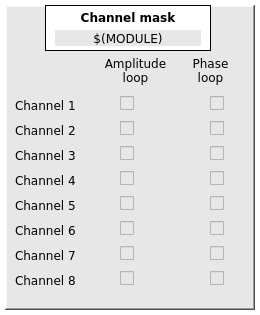
<?xml version="1.0" encoding="UTF-8"?>
<ui version="4.0">
 <class>MainWindow</class>
 <widget class="QMainWindow" name="MainWindow">
  <property name="geometry">
   <rect>
    <x>0</x>
    <y>0</y>
    <width>260</width>
    <height>315</height>
   </rect>
  </property>
  <property name="font">
   <font>
    <family>DejaVu Sans</family>
   </font>
  </property>
  <property name="windowTitle">
   <string>$(MODULE)</string>
  </property>
  <property name="styleSheet">
   <string notr="true">background-color: rgb(255, 255, 255);</string>
  </property>
  <property name="Title" stdset="0">
   <string>$(MODULE)</string>
  </property>
  <widget class="QWidget" name="centralwidget">
   <widget class="caFrame" name="caframe_6">
    <property name="geometry">
     <rect>
      <x>5</x>
      <y>5</y>
      <width>250</width>
      <height>305</height>
     </rect>
    </property>
    <property name="font">
     <font>
      <family>DejaVu Sans</family>
     </font>
    </property>
    <property name="styleSheet">
     <string notr="true">background-color: rgb(231, 231, 231);</string>
    </property>
    <property name="frameShape">
     <enum>QFrame::WinPanel</enum>
    </property>
    <property name="frameShadow">
     <enum>QFrame::Raised</enum>
    </property>
    <property name="lineWidth">
     <number>1</number>
    </property>
    <property name="midLineWidth">
     <number>1</number>
    </property>
    <property name="background">
     <color>
      <red>0</red>
      <green>0</green>
      <blue>0</blue>
     </color>
    </property>
    <property name="backgroundMode">
     <enum>caFrame::Filled</enum>
    </property>
    <widget class="QLabel" name="label_31">
     <property name="geometry">
      <rect>
       <x>40</x>
       <y>0</y>
       <width>166</width>
       <height>46</height>
      </rect>
     </property>
     <property name="font">
      <font>
       <family>DejaVu Sans</family>
       <weight>75</weight>
       <bold>true</bold>
      </font>
     </property>
     <property name="styleSheet">
      <string notr="true">background-color: rgb(255, 255, 255);</string>
     </property>
     <property name="frameShape">
      <enum>QFrame::Box</enum>
     </property>
     <property name="text">
      <string>Channel mask</string>
     </property>
     <property name="alignment">
      <set>Qt::AlignHCenter|Qt::AlignTop</set>
     </property>
    </widget>
    <widget class="caLabel" name="calabel_2">
     <property name="geometry">
      <rect>
       <x>50</x>
       <y>25</y>
       <width>146</width>
       <height>16</height>
      </rect>
     </property>
     <property name="font">
      <font>
       <family>DejaVu Sans</family>
       <pointsize>9</pointsize>
      </font>
     </property>
     <property name="text">
      <string>$(MODULE)</string>
     </property>
     <property name="alignment">
      <set>Qt::AlignCenter</set>
     </property>
     <property name="background">
      <color>
       <red>255</red>
       <green>255</green>
       <blue>255</blue>
      </color>
     </property>
    </widget>
    <widget class="QLabel" name="label_60">
     <property name="geometry">
      <rect>
       <x>10</x>
       <y>90</y>
       <width>80</width>
       <height>20</height>
      </rect>
     </property>
     <property name="font">
      <font>
       <family>DejaVu Sans</family>
       <pointsize>9</pointsize>
      </font>
     </property>
     <property name="text">
      <string>Channel 1</string>
     </property>
     <property name="alignment">
      <set>Qt::AlignLeading|Qt::AlignLeft|Qt::AlignVCenter</set>
     </property>
    </widget>
    <widget class="QLabel" name="label_64">
     <property name="geometry">
      <rect>
       <x>10</x>
       <y>215</y>
       <width>80</width>
       <height>20</height>
      </rect>
     </property>
     <property name="font">
      <font>
       <family>DejaVu Sans</family>
       <pointsize>9</pointsize>
      </font>
     </property>
     <property name="text">
      <string>Channel 6</string>
     </property>
     <property name="alignment">
      <set>Qt::AlignLeading|Qt::AlignLeft|Qt::AlignVCenter</set>
     </property>
    </widget>
    <widget class="QLabel" name="label_58">
     <property name="geometry">
      <rect>
       <x>10</x>
       <y>165</y>
       <width>80</width>
       <height>20</height>
      </rect>
     </property>
     <property name="font">
      <font>
       <family>DejaVu Sans</family>
       <pointsize>9</pointsize>
      </font>
     </property>
     <property name="text">
      <string>Channel 4</string>
     </property>
     <property name="alignment">
      <set>Qt::AlignLeading|Qt::AlignLeft|Qt::AlignVCenter</set>
     </property>
    </widget>
    <widget class="QLabel" name="label_57">
     <property name="geometry">
      <rect>
       <x>10</x>
       <y>140</y>
       <width>80</width>
       <height>20</height>
      </rect>
     </property>
     <property name="font">
      <font>
       <family>DejaVu Sans</family>
       <pointsize>9</pointsize>
      </font>
     </property>
     <property name="text">
      <string>Channel 3</string>
     </property>
     <property name="alignment">
      <set>Qt::AlignLeading|Qt::AlignLeft|Qt::AlignVCenter</set>
     </property>
    </widget>
    <widget class="QLabel" name="label_56">
     <property name="geometry">
      <rect>
       <x>10</x>
       <y>240</y>
       <width>80</width>
       <height>20</height>
      </rect>
     </property>
     <property name="font">
      <font>
       <family>DejaVu Sans</family>
       <pointsize>9</pointsize>
      </font>
     </property>
     <property name="text">
      <string>Channel 7</string>
     </property>
     <property name="alignment">
      <set>Qt::AlignLeading|Qt::AlignLeft|Qt::AlignVCenter</set>
     </property>
    </widget>
    <widget class="QLabel" name="label_61">
     <property name="geometry">
      <rect>
       <x>10</x>
       <y>190</y>
       <width>80</width>
       <height>20</height>
      </rect>
     </property>
     <property name="font">
      <font>
       <family>DejaVu Sans</family>
       <pointsize>9</pointsize>
      </font>
     </property>
     <property name="text">
      <string>Channel 5</string>
     </property>
     <property name="alignment">
      <set>Qt::AlignLeading|Qt::AlignLeft|Qt::AlignVCenter</set>
     </property>
    </widget>
    <widget class="QLabel" name="label_62">
     <property name="geometry">
      <rect>
       <x>10</x>
       <y>265</y>
       <width>80</width>
       <height>20</height>
      </rect>
     </property>
     <property name="font">
      <font>
       <family>DejaVu Sans</family>
       <pointsize>9</pointsize>
      </font>
     </property>
     <property name="text">
      <string>Channel 8</string>
     </property>
     <property name="alignment">
      <set>Qt::AlignLeading|Qt::AlignLeft|Qt::AlignVCenter</set>
     </property>
    </widget>
    <widget class="QLabel" name="label_54">
     <property name="geometry">
      <rect>
       <x>10</x>
       <y>115</y>
       <width>80</width>
       <height>20</height>
      </rect>
     </property>
     <property name="font">
      <font>
       <family>DejaVu Sans</family>
       <pointsize>9</pointsize>
      </font>
     </property>
     <property name="text">
      <string>Channel 2</string>
     </property>
     <property name="alignment">
      <set>Qt::AlignLeading|Qt::AlignLeft|Qt::AlignVCenter</set>
     </property>
    </widget>
    <widget class="QLabel" name="label_68">
     <property name="geometry">
      <rect>
       <x>95</x>
       <y>50</y>
       <width>71</width>
       <height>31</height>
      </rect>
     </property>
     <property name="font">
      <font>
       <family>DejaVu Sans</family>
       <pointsize>9</pointsize>
      </font>
     </property>
     <property name="text">
      <string>Amplitude
loop</string>
     </property>
     <property name="alignment">
      <set>Qt::AlignCenter</set>
     </property>
    </widget>
    <widget class="caLed" name="caled_9">
     <property name="geometry">
      <rect>
       <x>100</x>
       <y>215</y>
       <width>12</width>
       <height>12</height>
      </rect>
     </property>
     <property name="linearGradient">
      <bool>true</bool>
     </property>
     <property name="scaleContents">
      <bool>true</bool>
     </property>
     <property name="channel" stdset="0">
      <string notr="true">$(MODULE):amp_loop:ch6</string>
     </property>
     <property name="falseColor">
      <color>
       <red>225</red>
       <green>120</green>
       <blue>0</blue>
      </color>
     </property>
     <property name="trueColor">
      <color>
       <red>0</red>
       <green>255</green>
       <blue>0</blue>
      </color>
     </property>
     <property name="trueValue">
      <string>true</string>
     </property>
     <property name="falseValue">
      <string>false</string>
     </property>
    </widget>
    <widget class="caLed" name="caled_10">
     <property name="geometry">
      <rect>
       <x>100</x>
       <y>140</y>
       <width>12</width>
       <height>12</height>
      </rect>
     </property>
     <property name="linearGradient">
      <bool>true</bool>
     </property>
     <property name="scaleContents">
      <bool>true</bool>
     </property>
     <property name="channel" stdset="0">
      <string notr="true">$(MODULE):amp_loop:ch3</string>
     </property>
     <property name="falseColor">
      <color>
       <red>225</red>
       <green>120</green>
       <blue>0</blue>
      </color>
     </property>
     <property name="trueColor">
      <color>
       <red>0</red>
       <green>255</green>
       <blue>0</blue>
      </color>
     </property>
     <property name="trueValue">
      <string>true</string>
     </property>
     <property name="falseValue">
      <string>false</string>
     </property>
    </widget>
    <widget class="caLed" name="caled_11">
     <property name="geometry">
      <rect>
       <x>100</x>
       <y>165</y>
       <width>12</width>
       <height>12</height>
      </rect>
     </property>
     <property name="linearGradient">
      <bool>true</bool>
     </property>
     <property name="scaleContents">
      <bool>true</bool>
     </property>
     <property name="channel" stdset="0">
      <string notr="true">$(MODULE):amp_loop:ch4</string>
     </property>
     <property name="falseColor">
      <color>
       <red>225</red>
       <green>120</green>
       <blue>0</blue>
      </color>
     </property>
     <property name="trueColor">
      <color>
       <red>0</red>
       <green>255</green>
       <blue>0</blue>
      </color>
     </property>
     <property name="trueValue">
      <string>true</string>
     </property>
     <property name="falseValue">
      <string>false</string>
     </property>
    </widget>
    <widget class="caLed" name="caled_12">
     <property name="geometry">
      <rect>
       <x>100</x>
       <y>190</y>
       <width>12</width>
       <height>12</height>
      </rect>
     </property>
     <property name="linearGradient">
      <bool>true</bool>
     </property>
     <property name="scaleContents">
      <bool>true</bool>
     </property>
     <property name="channel" stdset="0">
      <string notr="true">$(MODULE):amp_loop:ch5</string>
     </property>
     <property name="falseColor">
      <color>
       <red>225</red>
       <green>120</green>
       <blue>0</blue>
      </color>
     </property>
     <property name="trueColor">
      <color>
       <red>0</red>
       <green>255</green>
       <blue>0</blue>
      </color>
     </property>
     <property name="trueValue">
      <string>true</string>
     </property>
     <property name="falseValue">
      <string>false</string>
     </property>
    </widget>
    <widget class="caLed" name="caled_13">
     <property name="geometry">
      <rect>
       <x>100</x>
       <y>240</y>
       <width>12</width>
       <height>12</height>
      </rect>
     </property>
     <property name="linearGradient">
      <bool>true</bool>
     </property>
     <property name="scaleContents">
      <bool>true</bool>
     </property>
     <property name="channel" stdset="0">
      <string notr="true">$(MODULE):amp_loop:ch7</string>
     </property>
     <property name="falseColor">
      <color>
       <red>225</red>
       <green>120</green>
       <blue>0</blue>
      </color>
     </property>
     <property name="trueColor">
      <color>
       <red>0</red>
       <green>255</green>
       <blue>0</blue>
      </color>
     </property>
     <property name="trueValue">
      <string>true</string>
     </property>
     <property name="falseValue">
      <string>false</string>
     </property>
    </widget>
    <widget class="caLed" name="caled_14">
     <property name="geometry">
      <rect>
       <x>100</x>
       <y>265</y>
       <width>12</width>
       <height>12</height>
      </rect>
     </property>
     <property name="linearGradient">
      <bool>true</bool>
     </property>
     <property name="scaleContents">
      <bool>true</bool>
     </property>
     <property name="channel" stdset="0">
      <string notr="true">$(MODULE):amp_loop:ch8</string>
     </property>
     <property name="falseColor">
      <color>
       <red>225</red>
       <green>120</green>
       <blue>0</blue>
      </color>
     </property>
     <property name="trueColor">
      <color>
       <red>0</red>
       <green>255</green>
       <blue>0</blue>
      </color>
     </property>
     <property name="trueValue">
      <string>true</string>
     </property>
     <property name="falseValue">
      <string>false</string>
     </property>
    </widget>
    <widget class="caLed" name="caled_15">
     <property name="geometry">
      <rect>
       <x>100</x>
       <y>90</y>
       <width>12</width>
       <height>12</height>
      </rect>
     </property>
     <property name="linearGradient">
      <bool>true</bool>
     </property>
     <property name="scaleContents">
      <bool>true</bool>
     </property>
     <property name="channel" stdset="0">
      <string notr="true">$(MODULE):amp_loop:ch1</string>
     </property>
     <property name="falseColor">
      <color>
       <red>225</red>
       <green>120</green>
       <blue>0</blue>
      </color>
     </property>
     <property name="trueColor">
      <color>
       <red>0</red>
       <green>255</green>
       <blue>0</blue>
      </color>
     </property>
     <property name="trueValue">
      <string>true</string>
     </property>
     <property name="falseValue">
      <string>false</string>
     </property>
    </widget>
    <widget class="caLed" name="caled_16">
     <property name="geometry">
      <rect>
       <x>100</x>
       <y>115</y>
       <width>12</width>
       <height>12</height>
      </rect>
     </property>
     <property name="linearGradient">
      <bool>true</bool>
     </property>
     <property name="scaleContents">
      <bool>true</bool>
     </property>
     <property name="channel" stdset="0">
      <string notr="true">$(MODULE):amp_loop:ch2</string>
     </property>
     <property name="falseColor">
      <color>
       <red>225</red>
       <green>120</green>
       <blue>0</blue>
      </color>
     </property>
     <property name="trueColor">
      <color>
       <red>0</red>
       <green>255</green>
       <blue>0</blue>
      </color>
     </property>
     <property name="trueValue">
      <string>true</string>
     </property>
     <property name="falseValue">
      <string>false</string>
     </property>
    </widget>
    <widget class="caToggleButton" name="catogglebutton">
     <property name="geometry">
      <rect>
       <x>115</x>
       <y>90</y>
       <width>16</width>
       <height>16</height>
      </rect>
     </property>
     <property name="font">
      <font>
       <family>DejaVu Sans</family>
       <pointsize>9</pointsize>
      </font>
     </property>
     <property name="channel" stdset="0">
      <string notr="true">$(MODULE):amp_loop:ch1</string>
     </property>
     <property name="trueValue">
      <string>true</string>
     </property>
     <property name="falseValue">
      <string>false</string>
     </property>
    </widget>
    <widget class="caToggleButton" name="catogglebutton_2">
     <property name="geometry">
      <rect>
       <x>115</x>
       <y>115</y>
       <width>16</width>
       <height>16</height>
      </rect>
     </property>
     <property name="font">
      <font>
       <family>DejaVu Sans</family>
       <pointsize>9</pointsize>
      </font>
     </property>
     <property name="channel" stdset="0">
      <string notr="true">$(MODULE):amp_loop:ch2</string>
     </property>
     <property name="trueValue">
      <string>true</string>
     </property>
     <property name="falseValue">
      <string>false</string>
     </property>
    </widget>
    <widget class="caToggleButton" name="catogglebutton_3">
     <property name="geometry">
      <rect>
       <x>115</x>
       <y>165</y>
       <width>16</width>
       <height>16</height>
      </rect>
     </property>
     <property name="font">
      <font>
       <family>DejaVu Sans</family>
       <pointsize>9</pointsize>
      </font>
     </property>
     <property name="channel" stdset="0">
      <string notr="true">$(MODULE):amp_loop:ch4</string>
     </property>
     <property name="trueValue">
      <string>true</string>
     </property>
     <property name="falseValue">
      <string>false</string>
     </property>
    </widget>
    <widget class="caToggleButton" name="catogglebutton_4">
     <property name="geometry">
      <rect>
       <x>115</x>
       <y>140</y>
       <width>16</width>
       <height>16</height>
      </rect>
     </property>
     <property name="font">
      <font>
       <family>DejaVu Sans</family>
       <pointsize>9</pointsize>
      </font>
     </property>
     <property name="channel" stdset="0">
      <string notr="true">$(MODULE):amp_loop:ch3</string>
     </property>
     <property name="trueValue">
      <string>true</string>
     </property>
     <property name="falseValue">
      <string>false</string>
     </property>
    </widget>
    <widget class="caToggleButton" name="catogglebutton_5">
     <property name="geometry">
      <rect>
       <x>115</x>
       <y>240</y>
       <width>16</width>
       <height>16</height>
      </rect>
     </property>
     <property name="font">
      <font>
       <family>DejaVu Sans</family>
       <pointsize>9</pointsize>
      </font>
     </property>
     <property name="channel" stdset="0">
      <string notr="true">$(MODULE):amp_loop:ch7</string>
     </property>
     <property name="trueValue">
      <string>true</string>
     </property>
     <property name="falseValue">
      <string>false</string>
     </property>
    </widget>
    <widget class="caToggleButton" name="catogglebutton_6">
     <property name="geometry">
      <rect>
       <x>115</x>
       <y>265</y>
       <width>16</width>
       <height>16</height>
      </rect>
     </property>
     <property name="font">
      <font>
       <family>DejaVu Sans</family>
       <pointsize>9</pointsize>
      </font>
     </property>
     <property name="channel" stdset="0">
      <string notr="true">$(MODULE):amp_loop:ch8</string>
     </property>
     <property name="trueValue">
      <string>true</string>
     </property>
     <property name="falseValue">
      <string>false</string>
     </property>
    </widget>
    <widget class="caToggleButton" name="catogglebutton_7">
     <property name="geometry">
      <rect>
       <x>115</x>
       <y>190</y>
       <width>16</width>
       <height>16</height>
      </rect>
     </property>
     <property name="font">
      <font>
       <family>DejaVu Sans</family>
       <pointsize>9</pointsize>
      </font>
     </property>
     <property name="channel" stdset="0">
      <string notr="true">$(MODULE):amp_loop:ch5</string>
     </property>
     <property name="trueValue">
      <string>true</string>
     </property>
     <property name="falseValue">
      <string>false</string>
     </property>
    </widget>
    <widget class="caToggleButton" name="catogglebutton_8">
     <property name="geometry">
      <rect>
       <x>115</x>
       <y>215</y>
       <width>16</width>
       <height>16</height>
      </rect>
     </property>
     <property name="font">
      <font>
       <family>DejaVu Sans</family>
       <pointsize>9</pointsize>
      </font>
     </property>
     <property name="channel" stdset="0">
      <string notr="true">$(MODULE):amp_loop:ch6</string>
     </property>
     <property name="trueValue">
      <string>true</string>
     </property>
     <property name="falseValue">
      <string>false</string>
     </property>
    </widget>
    <widget class="QLabel" name="label_69">
     <property name="geometry">
      <rect>
       <x>170</x>
       <y>50</y>
       <width>71</width>
       <height>31</height>
      </rect>
     </property>
     <property name="font">
      <font>
       <family>DejaVu Sans</family>
       <pointsize>9</pointsize>
      </font>
     </property>
     <property name="text">
      <string>Phase
loop</string>
     </property>
     <property name="alignment">
      <set>Qt::AlignCenter</set>
     </property>
    </widget>
    <widget class="caLed" name="caled_17">
     <property name="geometry">
      <rect>
       <x>190</x>
       <y>90</y>
       <width>12</width>
       <height>12</height>
      </rect>
     </property>
     <property name="linearGradient">
      <bool>true</bool>
     </property>
     <property name="scaleContents">
      <bool>true</bool>
     </property>
     <property name="channel" stdset="0">
      <string notr="true">$(MODULE):ph_loop:ch1</string>
     </property>
     <property name="falseColor">
      <color>
       <red>225</red>
       <green>120</green>
       <blue>0</blue>
      </color>
     </property>
     <property name="trueColor">
      <color>
       <red>0</red>
       <green>255</green>
       <blue>0</blue>
      </color>
     </property>
     <property name="trueValue">
      <string>true</string>
     </property>
     <property name="falseValue">
      <string>false</string>
     </property>
    </widget>
    <widget class="caToggleButton" name="catogglebutton_9">
     <property name="geometry">
      <rect>
       <x>205</x>
       <y>190</y>
       <width>16</width>
       <height>16</height>
      </rect>
     </property>
     <property name="font">
      <font>
       <family>DejaVu Sans</family>
       <pointsize>9</pointsize>
      </font>
     </property>
     <property name="channel" stdset="0">
      <string notr="true">$(MODULE):ph_loop:ch5</string>
     </property>
     <property name="trueValue">
      <string>true</string>
     </property>
     <property name="falseValue">
      <string>false</string>
     </property>
    </widget>
    <widget class="caLed" name="caled_18">
     <property name="geometry">
      <rect>
       <x>190</x>
       <y>265</y>
       <width>12</width>
       <height>12</height>
      </rect>
     </property>
     <property name="linearGradient">
      <bool>true</bool>
     </property>
     <property name="scaleContents">
      <bool>true</bool>
     </property>
     <property name="channel" stdset="0">
      <string notr="true">$(MODULE):ph_loop:ch8</string>
     </property>
     <property name="falseColor">
      <color>
       <red>225</red>
       <green>120</green>
       <blue>0</blue>
      </color>
     </property>
     <property name="trueColor">
      <color>
       <red>0</red>
       <green>255</green>
       <blue>0</blue>
      </color>
     </property>
     <property name="trueValue">
      <string>true</string>
     </property>
     <property name="falseValue">
      <string>false</string>
     </property>
    </widget>
    <widget class="caLed" name="caled_19">
     <property name="geometry">
      <rect>
       <x>190</x>
       <y>240</y>
       <width>12</width>
       <height>12</height>
      </rect>
     </property>
     <property name="linearGradient">
      <bool>true</bool>
     </property>
     <property name="scaleContents">
      <bool>true</bool>
     </property>
     <property name="channel" stdset="0">
      <string notr="true">$(MODULE):ph_loop:ch7</string>
     </property>
     <property name="falseColor">
      <color>
       <red>225</red>
       <green>120</green>
       <blue>0</blue>
      </color>
     </property>
     <property name="trueColor">
      <color>
       <red>0</red>
       <green>255</green>
       <blue>0</blue>
      </color>
     </property>
     <property name="trueValue">
      <string>true</string>
     </property>
     <property name="falseValue">
      <string>false</string>
     </property>
    </widget>
    <widget class="caLed" name="caled_20">
     <property name="geometry">
      <rect>
       <x>190</x>
       <y>140</y>
       <width>12</width>
       <height>12</height>
      </rect>
     </property>
     <property name="linearGradient">
      <bool>true</bool>
     </property>
     <property name="scaleContents">
      <bool>true</bool>
     </property>
     <property name="channel" stdset="0">
      <string notr="true">$(MODULE):ph_loop:ch3</string>
     </property>
     <property name="falseColor">
      <color>
       <red>225</red>
       <green>120</green>
       <blue>0</blue>
      </color>
     </property>
     <property name="trueColor">
      <color>
       <red>0</red>
       <green>255</green>
       <blue>0</blue>
      </color>
     </property>
     <property name="trueValue">
      <string>true</string>
     </property>
     <property name="falseValue">
      <string>false</string>
     </property>
    </widget>
    <widget class="caToggleButton" name="catogglebutton_10">
     <property name="geometry">
      <rect>
       <x>205</x>
       <y>140</y>
       <width>16</width>
       <height>16</height>
      </rect>
     </property>
     <property name="font">
      <font>
       <family>DejaVu Sans</family>
       <pointsize>9</pointsize>
      </font>
     </property>
     <property name="channel" stdset="0">
      <string notr="true">$(MODULE):ph_loop:ch3</string>
     </property>
     <property name="trueValue">
      <string>true</string>
     </property>
     <property name="falseValue">
      <string>false</string>
     </property>
    </widget>
    <widget class="caToggleButton" name="catogglebutton_11">
     <property name="geometry">
      <rect>
       <x>205</x>
       <y>165</y>
       <width>16</width>
       <height>16</height>
      </rect>
     </property>
     <property name="font">
      <font>
       <family>DejaVu Sans</family>
       <pointsize>9</pointsize>
      </font>
     </property>
     <property name="channel" stdset="0">
      <string notr="true">$(MODULE):ph_loop:ch4</string>
     </property>
     <property name="trueValue">
      <string>true</string>
     </property>
     <property name="falseValue">
      <string>false</string>
     </property>
    </widget>
    <widget class="caToggleButton" name="catogglebutton_12">
     <property name="geometry">
      <rect>
       <x>205</x>
       <y>240</y>
       <width>16</width>
       <height>16</height>
      </rect>
     </property>
     <property name="font">
      <font>
       <family>DejaVu Sans</family>
       <pointsize>9</pointsize>
      </font>
     </property>
     <property name="channel" stdset="0">
      <string notr="true">$(MODULE):ph_loop:ch7</string>
     </property>
     <property name="trueValue">
      <string>true</string>
     </property>
     <property name="falseValue">
      <string>false</string>
     </property>
    </widget>
    <widget class="caToggleButton" name="catogglebutton_13">
     <property name="geometry">
      <rect>
       <x>205</x>
       <y>90</y>
       <width>16</width>
       <height>16</height>
      </rect>
     </property>
     <property name="font">
      <font>
       <family>DejaVu Sans</family>
       <pointsize>9</pointsize>
      </font>
     </property>
     <property name="channel" stdset="0">
      <string notr="true">$(MODULE):ph_loop:ch1</string>
     </property>
     <property name="trueValue">
      <string>true</string>
     </property>
     <property name="falseValue">
      <string>false</string>
     </property>
    </widget>
    <widget class="caToggleButton" name="catogglebutton_14">
     <property name="geometry">
      <rect>
       <x>205</x>
       <y>115</y>
       <width>16</width>
       <height>16</height>
      </rect>
     </property>
     <property name="font">
      <font>
       <family>DejaVu Sans</family>
       <pointsize>9</pointsize>
      </font>
     </property>
     <property name="channel" stdset="0">
      <string notr="true">$(MODULE):ph_loop:ch2</string>
     </property>
     <property name="trueValue">
      <string>true</string>
     </property>
     <property name="falseValue">
      <string>false</string>
     </property>
    </widget>
    <widget class="caLed" name="caled_21">
     <property name="geometry">
      <rect>
       <x>190</x>
       <y>165</y>
       <width>12</width>
       <height>12</height>
      </rect>
     </property>
     <property name="linearGradient">
      <bool>true</bool>
     </property>
     <property name="scaleContents">
      <bool>true</bool>
     </property>
     <property name="channel" stdset="0">
      <string notr="true">$(MODULE):ph_loop:ch4</string>
     </property>
     <property name="falseColor">
      <color>
       <red>225</red>
       <green>120</green>
       <blue>0</blue>
      </color>
     </property>
     <property name="trueColor">
      <color>
       <red>0</red>
       <green>255</green>
       <blue>0</blue>
      </color>
     </property>
     <property name="trueValue">
      <string>true</string>
     </property>
     <property name="falseValue">
      <string>false</string>
     </property>
    </widget>
    <widget class="caToggleButton" name="catogglebutton_15">
     <property name="geometry">
      <rect>
       <x>205</x>
       <y>265</y>
       <width>16</width>
       <height>16</height>
      </rect>
     </property>
     <property name="font">
      <font>
       <family>DejaVu Sans</family>
       <pointsize>9</pointsize>
      </font>
     </property>
     <property name="channel" stdset="0">
      <string notr="true">$(MODULE):ph_loop:ch8</string>
     </property>
     <property name="trueValue">
      <string>true</string>
     </property>
     <property name="falseValue">
      <string>false</string>
     </property>
    </widget>
    <widget class="caLed" name="caled_22">
     <property name="geometry">
      <rect>
       <x>190</x>
       <y>115</y>
       <width>12</width>
       <height>12</height>
      </rect>
     </property>
     <property name="linearGradient">
      <bool>true</bool>
     </property>
     <property name="scaleContents">
      <bool>true</bool>
     </property>
     <property name="channel" stdset="0">
      <string notr="true">$(MODULE):ph_loop:ch2</string>
     </property>
     <property name="falseColor">
      <color>
       <red>225</red>
       <green>120</green>
       <blue>0</blue>
      </color>
     </property>
     <property name="trueColor">
      <color>
       <red>0</red>
       <green>255</green>
       <blue>0</blue>
      </color>
     </property>
     <property name="trueValue">
      <string>true</string>
     </property>
     <property name="falseValue">
      <string>false</string>
     </property>
    </widget>
    <widget class="caToggleButton" name="catogglebutton_16">
     <property name="geometry">
      <rect>
       <x>205</x>
       <y>215</y>
       <width>16</width>
       <height>16</height>
      </rect>
     </property>
     <property name="font">
      <font>
       <family>DejaVu Sans</family>
       <pointsize>9</pointsize>
      </font>
     </property>
     <property name="channel" stdset="0">
      <string notr="true">$(MODULE):ph_loop:ch6</string>
     </property>
     <property name="trueValue">
      <string>true</string>
     </property>
     <property name="falseValue">
      <string>false</string>
     </property>
    </widget>
    <widget class="caLed" name="caled_23">
     <property name="geometry">
      <rect>
       <x>190</x>
       <y>190</y>
       <width>12</width>
       <height>12</height>
      </rect>
     </property>
     <property name="linearGradient">
      <bool>true</bool>
     </property>
     <property name="scaleContents">
      <bool>true</bool>
     </property>
     <property name="channel" stdset="0">
      <string notr="true">$(MODULE):ph_loop:ch5</string>
     </property>
     <property name="falseColor">
      <color>
       <red>225</red>
       <green>120</green>
       <blue>0</blue>
      </color>
     </property>
     <property name="trueColor">
      <color>
       <red>0</red>
       <green>255</green>
       <blue>0</blue>
      </color>
     </property>
     <property name="trueValue">
      <string>true</string>
     </property>
     <property name="falseValue">
      <string>false</string>
     </property>
    </widget>
    <widget class="caLed" name="caled_24">
     <property name="geometry">
      <rect>
       <x>190</x>
       <y>215</y>
       <width>12</width>
       <height>12</height>
      </rect>
     </property>
     <property name="linearGradient">
      <bool>true</bool>
     </property>
     <property name="scaleContents">
      <bool>true</bool>
     </property>
     <property name="channel" stdset="0">
      <string notr="true">$(MODULE):ph_loop:ch6</string>
     </property>
     <property name="falseColor">
      <color>
       <red>225</red>
       <green>120</green>
       <blue>0</blue>
      </color>
     </property>
     <property name="trueColor">
      <color>
       <red>0</red>
       <green>255</green>
       <blue>0</blue>
      </color>
     </property>
     <property name="trueValue">
      <string>true</string>
     </property>
     <property name="falseValue">
      <string>false</string>
     </property>
    </widget>
   </widget>
  </widget>
 </widget>
 <customwidgets>
  <customwidget>
   <class>caToggleButton</class>
   <extends>QCheckBox</extends>
   <header>caToggleButton</header>
  </customwidget>
  <customwidget>
   <class>caFrame</class>
   <extends>QFrame</extends>
   <header>caFrame</header>
   <container>1</container>
  </customwidget>
  <customwidget>
   <class>caLabel</class>
   <extends>QLabel</extends>
   <header>caLabel</header>
  </customwidget>
  <customwidget>
   <class>caLed</class>
   <extends>QWidget</extends>
   <header>caLed</header>
  </customwidget>
 </customwidgets>
 <resources/>
 <connections/>
 <designerdata>
  <property name="gridDeltaX">
   <number>5</number>
  </property>
  <property name="gridDeltaY">
   <number>5</number>
  </property>
  <property name="gridSnapX">
   <bool>true</bool>
  </property>
  <property name="gridSnapY">
   <bool>true</bool>
  </property>
  <property name="gridVisible">
   <bool>true</bool>
  </property>
 </designerdata>
</ui>
